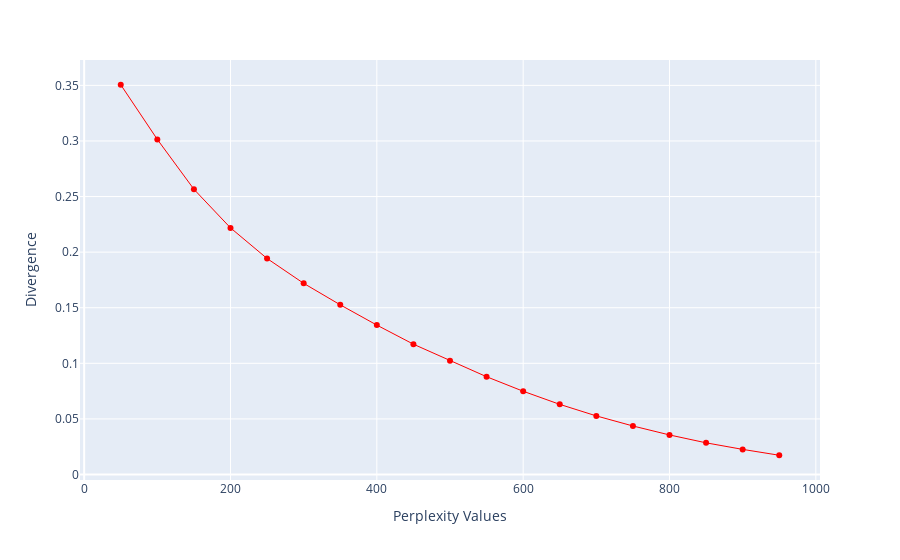

Notebook code cell kept with this figure:
### Code cell
import numpy as np

perplexity = np.arange(50, 1000, 50)
divergence = []

for i in perplexity:
    model = TSNE(n_components=2, init="pca", perplexity=i)
    reduced = model.fit_transform(X_tsne)
    divergence.append(model.kl_divergence_)
fig = px.line(x=perplexity, y=divergence, markers=True)
fig.update_layout(xaxis_title="Perplexity Values", yaxis_title="Divergence")
fig.update_traces(line_color="red", line_width=1)
fig.show()

### Figure 1 — Plotly figure (JSON) as saved in the notebook; plotly's stock layout.template omitted (floating-point values rounded to 4 significant figures)
{"data": [{"hovertemplate": "x=%{x}<br>y=%{y}<extra></extra>", "legendgroup": "", "line": {"color": "red", "dash": "solid", "width": 1}, "marker": {"symbol": "circle"}, "mode": "lines+markers", "name": "", "orientation": "v", "showlegend": false, "type": "scatter", "x": [50, 100, 150, 200, 250, 300, 350, 400, 450, 500, 550, 600, 650, 700, 750, 800, 850, 900, 950], "xaxis": "x", "y": [0.3505, 0.3014, 0.2566, 0.2218, 0.1943, 0.1719, 0.1526, 0.1344, 0.1172, 0.1024, 0.08795, 0.07489, 0.06308, 0.05269, 0.04365, 0.03559, 0.02848, 0.02259, 0.01732], "yaxis": "y"}], "layout": {"legend": {"tracegroupgap": 0}, "margin": {"t": 60}, "xaxis": {"anchor": "y", "domain": [0, 1], "title": {"text": "Perplexity Values"}}, "yaxis": {"anchor": "x", "domain": [0, 1], "title": {"text": "Divergence"}}}}
